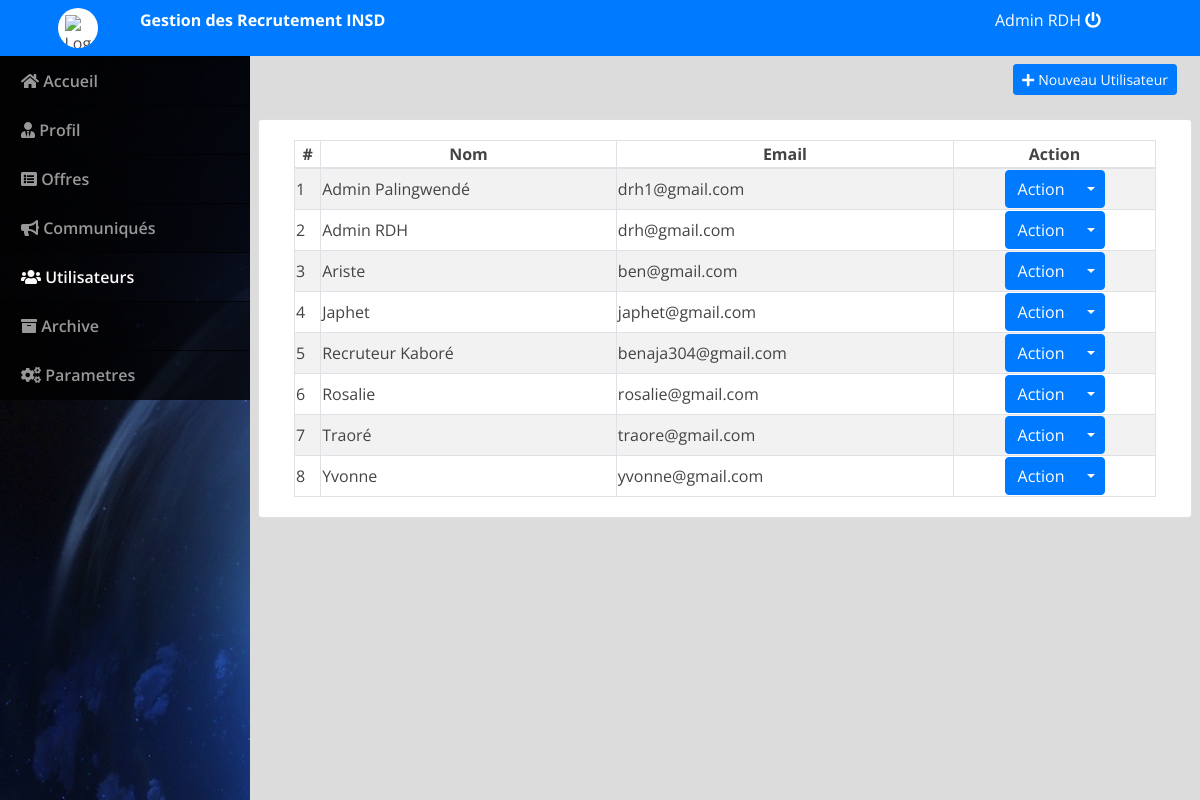
The app's page /admin/index.php?page=users (signed in) with its own data.
### tables this page shows
CREATE TABLE IF NOT EXISTS `users` (
  `id` int NOT NULL AUTO_INCREMENT,
  `doctor_id` int NOT NULL,
  `name` varchar(200) NOT NULL,
  `address` text NOT NULL,
  `contact` text NOT NULL,
  `username` varchar(100) NOT NULL,
  `password` varchar(200) NOT NULL,
  `type` tinyint(1) NOT NULL DEFAULT '3' COMMENT '1=admin , 2 = recruteur , 3 = Candidat',
  PRIMARY KEY (`id`)
);

### admin/users.php (the view, shortened to what this page needs)
<div class="container-fluid">
	<div class="row">
	<div class="col-lg-12">
			<button class="btn btn-primary float-right btn-sm" id="new_user"><i class="fa fa-plus"></i> Nouveau Utilisateur</button>
	</div>
	</div>
	<br>
	<div class="row">
		<div class="card col-lg-12">
			<div class="card-body">
				<table class="table-striped table-bordered col-md-12">
			<thead>
				<tr>
					<th class="text-center">#</th>
					<th class="text-center">Nom</th>
					<th class="text-center">Email</th>
					<th class="text-center">Action</th>
				</tr>
			</thead>
			<tbody>
				<?php
 					include 'db_connect.php';
 					$users = $conn->query("SELECT * FROM users order by name asc");
 					$i = 1;
 					while($row= $users->fetch_assoc()):
				 ?>
				 <tr>
				 	<td>
				 		<?php echo $i++ ?>
				 	</td>
				 	<td>
				 		<?php echo $row['name'] ?>
				 	</td>
				 	<td>
				 		<?php echo $row['username'] ?>
				 	</td>
				 	<td>
				 		<center>
								<div class="btn-group">
								  <button type="button" class="btn btn-primary">Action</button>
								  <button type="button" class="btn btn-primary dropdown-toggle dropdown-toggle-split" data-toggle="dropdown" aria-haspopup="true" aria-expanded="false">
								  </button>
								</div>
								</center>
				 	</td>
				 </tr>
				<?php endwhile; ?>
			</tbody>
		</table>
			</div>
		</div>
	</div>
</div>

### admin/assets/css/style.css (style rules this page uses)
body { font-family: "Open Sans", sans-serif; color: #444444; width: 100%; height: calc(100%); }

### admin/index.php (style rules this page uses)
body { background: #80808045; }

### records on screen
users: name "Admin Palingwendé", username "drh1@gmail.com"
users: name "Admin RDH", username "drh@gmail.com"
users: name "Ariste", username "ben@gmail.com"
users: name "Japhet", username "japhet@gmail.com"
users: name "Recruteur Kaboré", username "benaja304@gmail.com"
users: name "Rosalie", username "rosalie@gmail.com"
users: name "Traoré", username "traore@gmail.com"
users: name "Yvonne", username "yvonne@gmail.com"

### other values on screen
$_SESSION['login_name'] "Admin RDH"
